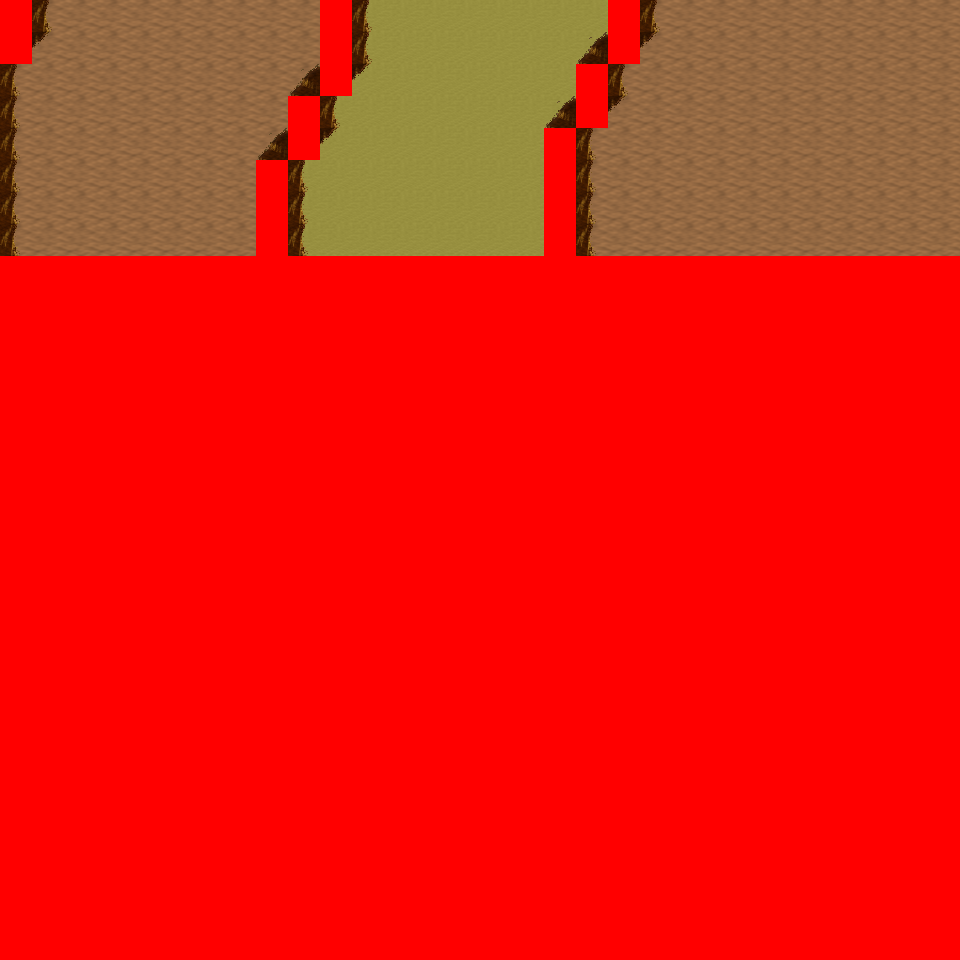

The image is a tile-based game level rendered from a .tmx file. Its description and source (layers, tilesets, objects; grid data summarised) follow:
An orthogonal 30x30 tile map with 32x32 px tiles, 6 tile layers (Ground, Object, Object2, Above, ...), 8 tilesets and 5 objects (5x mapchange).

<map version="1.0" orientation="orthogonal" renderorder="right-down" width="30" height="30" tilewidth="32" tileheight="32" nextobjectid="6">
  <tileset firstgid="1" name="tileset_logic_collision" tilewidth="32" tileheight="32" tilecount="1" columns="1">
    <image source="../drawable/tileset_logic_collision.png" width="32" height="32" />
  </tileset>
  <tileset firstgid="2" name="tileset_ground_ground" tilewidth="32" tileheight="32" tilecount="33" columns="3">
    <image source="../drawable/tileset_ground_ground.png" width="96" height="352" />
  </tileset>
  <tileset firstgid="35" name="tileset_ground_ridge_earth_pale" tilewidth="32" tileheight="32" tilecount="96" columns="12">
    <image source="../drawable/tileset_ground_ridge_earth_pale.png" width="384" height="256" />
  </tileset>
  <tileset firstgid="131" name="tileset_ground_ridge_earth_dark" tilewidth="32" tileheight="32" tilecount="96" columns="12">
    <image source="../drawable/tileset_ground_ridge_earth_dark.png" width="384" height="256" />
  </tileset>
  <tileset firstgid="227" name="tileset_terrain_desert" tilewidth="32" tileheight="32" tilecount="88" columns="8">
    <image source="../drawable/tileset_terrain_desert.png" width="256" height="352" />
  </tileset>
  <tileset firstgid="315" name="tileset_plant_tree_tree_darkgreen" tilewidth="32" tileheight="32" tilecount="88" columns="8">
    <image source="../drawable/tileset_plant_tree_tree_darkgreen.png" width="256" height="352" />
  </tileset>
  <tileset firstgid="403" name="tileset_plant_cactus_2" tilewidth="32" tileheight="32" tilecount="10" columns="5">
    <image source="../drawable/tileset_plant_cactus_2.png" width="160" height="64" />
  </tileset>
  <tileset firstgid="413" name="tileset_ground_sand_2" tilewidth="32" tileheight="32" tilecount="15" columns="5">
    <image source="../drawable/tileset_ground_sand_2.png" width="160" height="96" />
  </tileset>
  <layer name="Ground" width="30" height="30">
    <data>[900 cells, 240 non-empty, 3 distinct tile ids]</data>
  </layer>
  <layer name="Object" width="30" height="30">
    <data>[900 cells, 46 non-empty, 5 distinct tile ids]</data>
  </layer>
  <layer name="Object2" width="30" height="30">
    <data>[900 cells, 0 non-empty, 0 distinct tile ids]</data>
  </layer>
  <layer name="Above" width="30" height="30">
    <data>[900 cells, 0 non-empty, 0 distinct tile ids]</data>
  </layer>
  <layer name="Above2" width="30" height="30">
    <data>[900 cells, 0 non-empty, 0 distinct tile ids]</data>
  </layer>
  <layer name="Walkable" width="30" height="30">
    <data>[900 cells, 678 non-empty, 1 distinct tile ids]</data>
  </layer>
  <objectgroup name="MapEvents">
    <object id="1" name="north" type="mapchange" x="32" y="0" width="288" height="32">
      <properties>
        <property name="map" value="0_ados_mountain_n2_w2_x0_y4" />
        <property name="place" value="south" />
      </properties>
    </object>
    <object id="2" name="north2" type="mapchange" x="352" y="0" width="256" height="32">
      <properties>
        <property name="map" value="0_ados_mountain_n2_w2_x0_y4" />
        <property name="place" value="south2" />
      </properties>
    </object>
    <object id="3" name="north3" type="mapchange" x="640" y="0" width="320" height="32">
      <properties>
        <property name="map" value="0_ados_mountain_n2_w2_x0_y4" />
        <property name="place" value="south3" />
      </properties>
    </object>
    <object id="4" name="west" type="mapchange" x="0" y="64" width="32" height="192">
      <properties>
        <property name="map" value="0_fado_forest_s_x0_y4" />
        <property name="place" value="east" />
      </properties>
    </object>
    <object id="5" name="east" type="mapchange" x="928" y="0" width="32" height="256">
      <properties>
        <property name="map" value="0_fado_forest_s_x2_y4" />
        <property name="place" value="west" />
      </properties>
    </object>
  </objectgroup>
</map>
